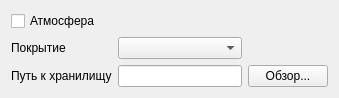
<?xml version="1.0" encoding="UTF-8"?>
<ui version="4.0">
 <class>SettingsWidget</class>
 <widget class="QWidget" name="SettingsWidget">
  <property name="geometry">
   <rect>
    <x>0</x>
    <y>0</y>
    <width>339</width>
    <height>90</height>
   </rect>
  </property>
  <property name="windowTitle">
   <string>Настройки</string>
  </property>
  <layout class="QGridLayout" name="gridLayout">
   <item row="2" column="1">
    <widget class="QLineEdit" name="storagePathLineEdit">
     <property name="readOnly">
      <bool>true</bool>
     </property>
    </widget>
   </item>
   <item row="0" column="0">
    <widget class="QCheckBox" name="atmoCheckBox">
     <property name="text">
      <string>Атмосфера</string>
     </property>
    </widget>
   </item>
   <item row="2" column="2">
    <widget class="QPushButton" name="browsePushButton">
     <property name="text">
      <string>Обзор...</string>
     </property>
    </widget>
   </item>
   <item row="2" column="0">
    <widget class="QLabel" name="label_2">
     <property name="text">
      <string>Путь к хранилищу</string>
     </property>
    </widget>
   </item>
   <item row="1" column="1">
    <widget class="QComboBox" name="coverageComboBox"/>
   </item>
   <item row="1" column="0">
    <widget class="QLabel" name="label">
     <property name="text">
      <string>Покрытие</string>
     </property>
    </widget>
   </item>
  </layout>
 </widget>
 <resources/>
 <connections/>
</ui>
